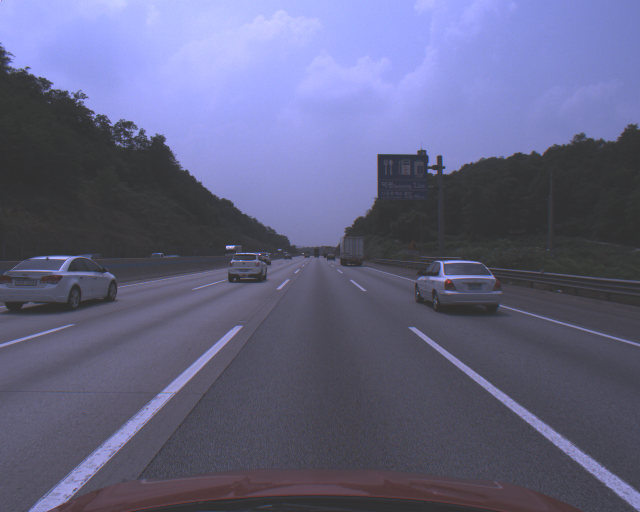
%> input picture Matlab_Code/2019_01_17_Edge_detection/sample.bmp, 1280 x 1024 px (shown at 1/2 size)
$ octave test_2019_1_17_01.m   (GNU Octave 9; MATLAB toolbox functions it lacks are replaced by stand-ins)
%> lines starting %> are read from the running program, lines starting %| are printed output that depends on the picture; in (x1, y1, x2, y2) boxes, pixels count from 0 and x2, y2 are one past the last pixel; in counts of white or black regions, pixels touching at a corner belong together; the program's own positions count from 1
close all; clc; clear all;
%% Input image
I = imread('sample.bmp');
%> I is the input picture: size 1024x1280x3 uint8; mean R, G, B 98.8, 99.7, 130.5
img = imread ('sample.bmp');
%% Show input image
img = rgb2gray(img);
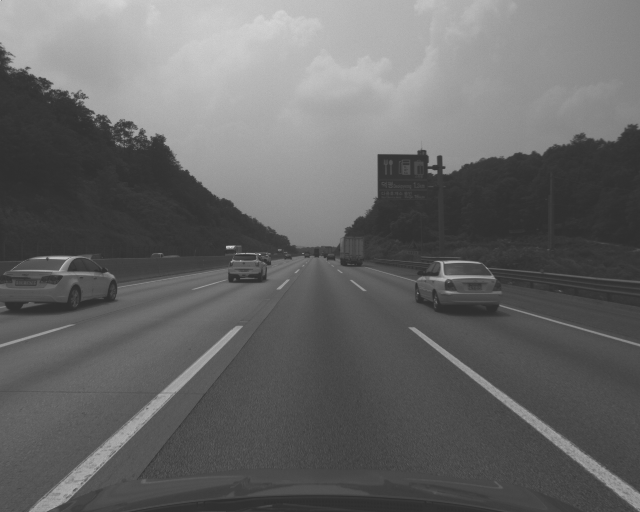
%> img: size 1024x1280 uint8 (shown at 1/2 size); min 45, max 255, mean 102.9
img = double (img);
%> img: size 1024x1280 double
%% Filter for horizontal and vertical direction
KGx = [1, 0, -1; 1, 0, -1; 1, 0, -1];
KGy = [1, 1, 1; 0, 0, 0; -1, -1, -1];
%% Convolution by image by horizontal and vertical filter
Filtered_X = conv2(img, KGx, 'same');
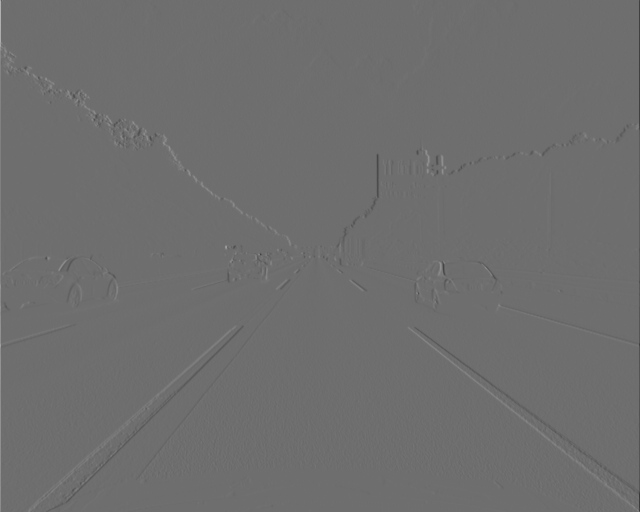
%> Filtered_X: size 1024x1280 double (shown at 1/2 size); min -474, max 620, mean 0; drawn with min black and max white
Filtered_Y = conv2(img, KGy, 'same');
%%
%figure; imshow(Filtered_X,[]);
%figure; imshow(Filtered_Y,[]);
%% Calculate directions/orientations
degree = atan2 (Filtered_Y, Filtered_X);
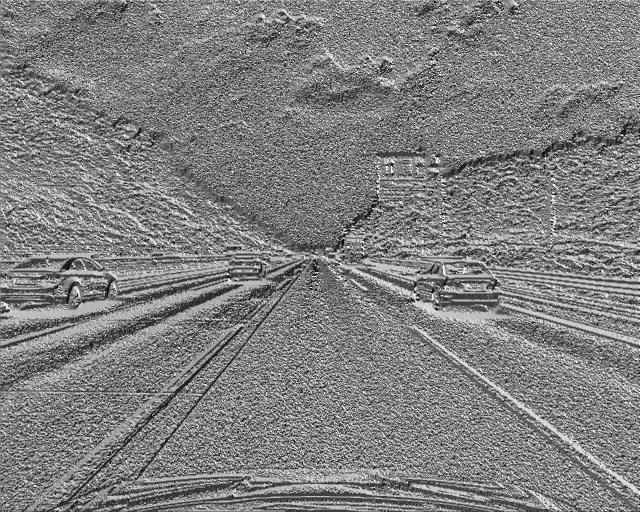
%> degree: size 1024x1280 double (shown at 1/2 size); min -3.14, max 3.14, mean 0.0103; drawn with min black and max white
degree = degree*180/pi;
%% Calculate magnitude
magnitude = (Filtered_X.^2) + (Filtered_Y.^2);
magnitude2 = sqrt(magnitude);
%%
T = 10;
bmag = imbinarize(magnitude2,T);
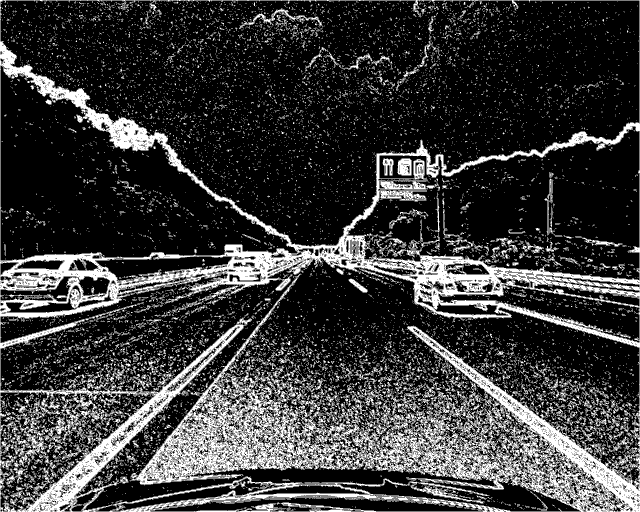
%> bmag: size 1024x1280 logical (shown at 1/2 size); 22.5% white; 14305 white regions (13627 under 20 px), largest, box (x1, y1, x2, y2) and area: (0, 0, 1280, 1024) 204098, (67, 817, 164, 893) 1481, (821, 965, 979, 1007) 1320


%% bmag_45
id_45 = ((bmag == 1) & degree >= (-135 -5) & degree <= (-135 +5));
%> id_45: size 1024x1280 logical; 0.54% white in thin lines or dots
bmag_45 = zeros(size(bmag));
bmag_45(id_45) = 1;
%> bmag_45: size 1024x1280 double; values 0 (black) and 1 (white), 0.54% white in thin lines or dots
%% bmag_135
id_135 = ((bmag == 1) & degree >= (-55 -5) & degree <= (-55 +5));
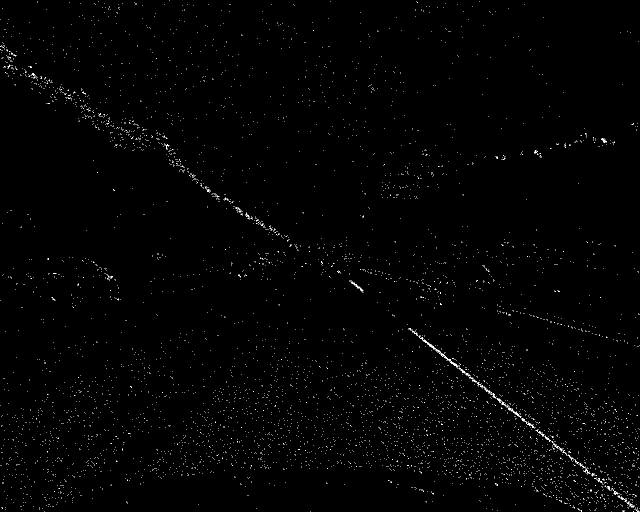
%> id_135: size 1024x1280 logical (shown at 1/2 size); 0.61% white in thin lines or dots
bmag_135 = zeros(size(bmag));
bmag_135(id_135) = 1;
%> bmag_135: size 1024x1280 double; values 0 (black) and 1 (white), 0.61% white in thin lines or dots
%% bmag_45a
id_45a = ((bmag == 1) & degree >= (50 -5) & degree <= (50 +5)); %bmag_45도에 + 180도
%> id_45a: size 1024x1280 logical; 0.48% white in thin lines or dots
bmag_45a = zeros(size(bmag));
bmag_45a(id_45a) = 1;
%> bmag_45a: size 1024x1280 double; values 0 (black) and 1 (white), 0.48% white in thin lines or dots
%% bmag_135a
id_135a = ((bmag == 1) & degree >= (130 -5) & degree <= (130 +5)); %bmag_135도에 + 180도
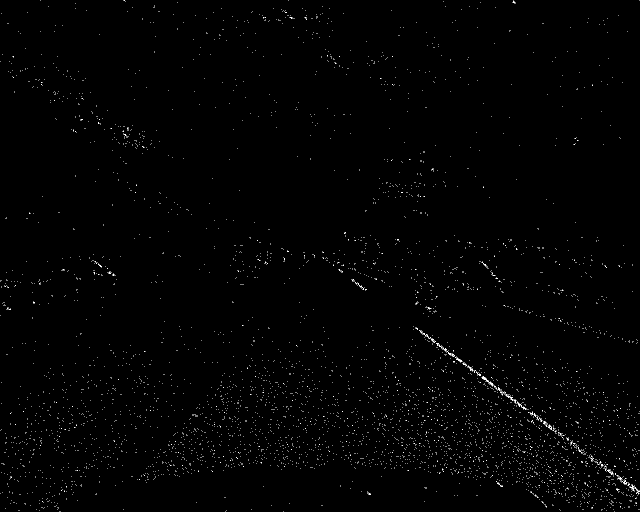
%> id_135a: size 1024x1280 logical (shown at 1/2 size); 0.53% white in thin lines or dots
bmag_135a = zeros(size(bmag));
bmag_135a(id_135a) = 1;
%> bmag_135a: size 1024x1280 double; values 0 (black) and 1 (white), 0.53% white in thin lines or dots


%% Show
% figure; imshow(bmag_45,[]);
% figure; imshow(bmag_135,[]);
% figure; imshow(bmag_45a,[]);
figure; imshow(bmag_135a,[]);


% [145 lines of commented-out code are left out]
%% 135a
%% 45a
xi = [];
yi = [];
for i = 1:5:1024
    for j = 1:5:1280
        if bmag_45(i,j) == 1
            xi = [xi;j];
            yi = [yi; i];
            %plot(j,i,'go');
        end
    end
end
%> after the loop, xi = 314 values, max 1276 at index 222, min 6 at index 278, mean 538.2; yi = 314 values from 16 to 1016
%% m>0 blue line
T = 0.5;
cnt = 0;
c_max = 0;
m_max = 0;
n_max = 0;
for i=1:1:1000
    ids = randperm(length(xi),2);

    sxi = xi(ids);
    syi = yi(ids);

    %y=mx+n 램덤으로 뽑은 두 점으로 그래프 그리기
    m=(syi(2)-syi(1))/(sxi(2)-sxi(1));
    n = -m*sxi(1)+syi(1);
    syi_=m*sxi+n;
    for i=1:1:length(xi)
        if((abs(m*xi(i)+n - yi(i)))/(1+m.^2) < T)
            cnt = cnt + 1;
        end
    end
    if(cnt > c_max)
        if(m > 0.5 && m<5 )
            m_max = m;
            n_max = n;
            c_max = cnt;
        end
    end
    cnt = 0;
end
%> this loop made 1000 passes
%> (sxi, m, n, syi_, m_max, n_max, c_max) on pass 4: ([686; 566], 2.58, -886.2, [886; 576], 2.58, -886.2, 4)
%> (sxi, m, n, syi_) on passes 1, 2, 3, 5, 6, 7: ([61; 501], -0.0682, 910.2, [906; 876]), ([426; 551], -1.28, 1246.3, [701; 541]), ([381; 456], -1, 1142, [761; 686]), ([411; 181], -0.261, 838.2, [731; 791]), ([1226; 386], 0.214, 673.3, [936; 756]), ([586; 361], -1.38, 1373.4, [566; 876])
%> after the loop, c_max = 5; m_max = 2.72; n_max = -668.9
xi_135a = xi;
%> xi_135a has the same summary as xi
yi_135a = m_max*xi + n_max;
%> yi_135a = 314 values, max 2804.6 at index 222, min -652.6 at index 278, mean 796.1
%plot(xi_,yi_1,'b-'); axis equal;

%% final
%figure; imshow(I);
%hold on; plot(xi_135a,yi_135a,'r-'); axis equal;
%% FINAL
hold on;
%hold on; plot(xi_45,yi_45,'b-'); axis equal;
%hold on; plot(xi_135,yi_135,'b-'); axis equal;
%hold on; plot(xi_45a,yi_45a,'r-'); axis equal;
hold on; plot(xi_135a,yi_135a,'r-'); axis equal;
%> after `axis equal`:
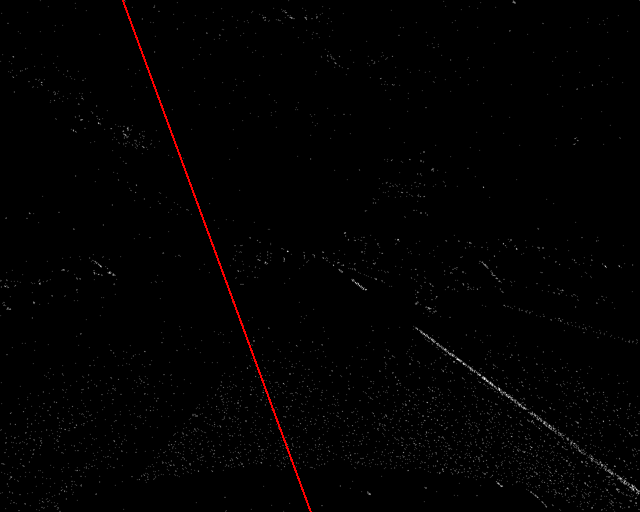
%> figure redrawn from the program's plot data; shown at 1/2 size
